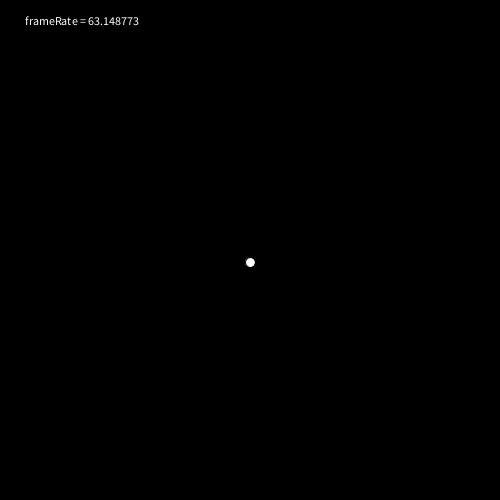
Frame 1 (no input)
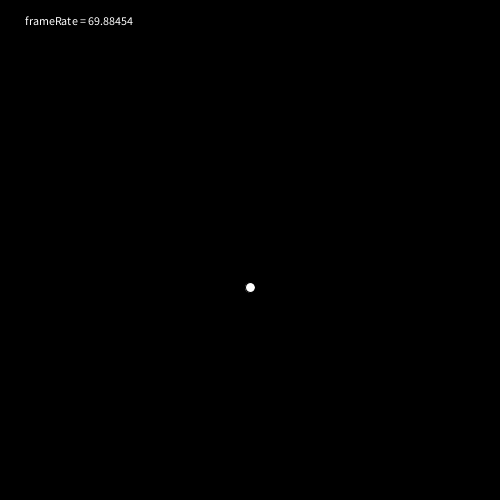
Frame 60 (the mouse pressed at the canvas centre just before this capture)
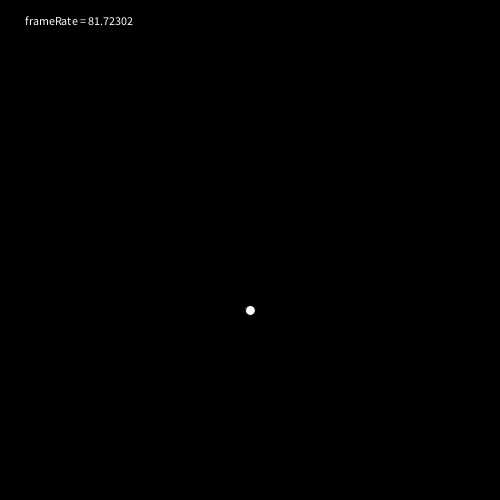
Frame 120 (the mouse held since frame 60 and released just before this capture)

The Processing sketch that drew these frames (run headless with seeded random() and noise(); from frame 60 on, the mouse is pressed at the canvas centre):

// Processing sketch: frameRate_Independant
// ── frameRate_Independant.pde
float ballY = 250;
float deltaPerSecond = 30;
long lastFrame = millis();
 
void setup() {
  size(500, 500);
  frameRate(30);
}
 
void draw() {
   background(0);
  frameRate(40+random(100));
  text("frameRate = " + frameRate, width/20, height/20);
  
 
  long thisFrame = millis();
 
  float secondsElapsed = (thisFrame-lastFrame)/1000.0;
 
  ballY = ballY + deltaPerSecond*secondsElapsed;
 
  if (ballY < 0 || ballY > height) {
    deltaPerSecond *= -1;
  }
 
  ellipse(width/2, ballY, 10, 10);
 
  lastFrame = thisFrame;
}
